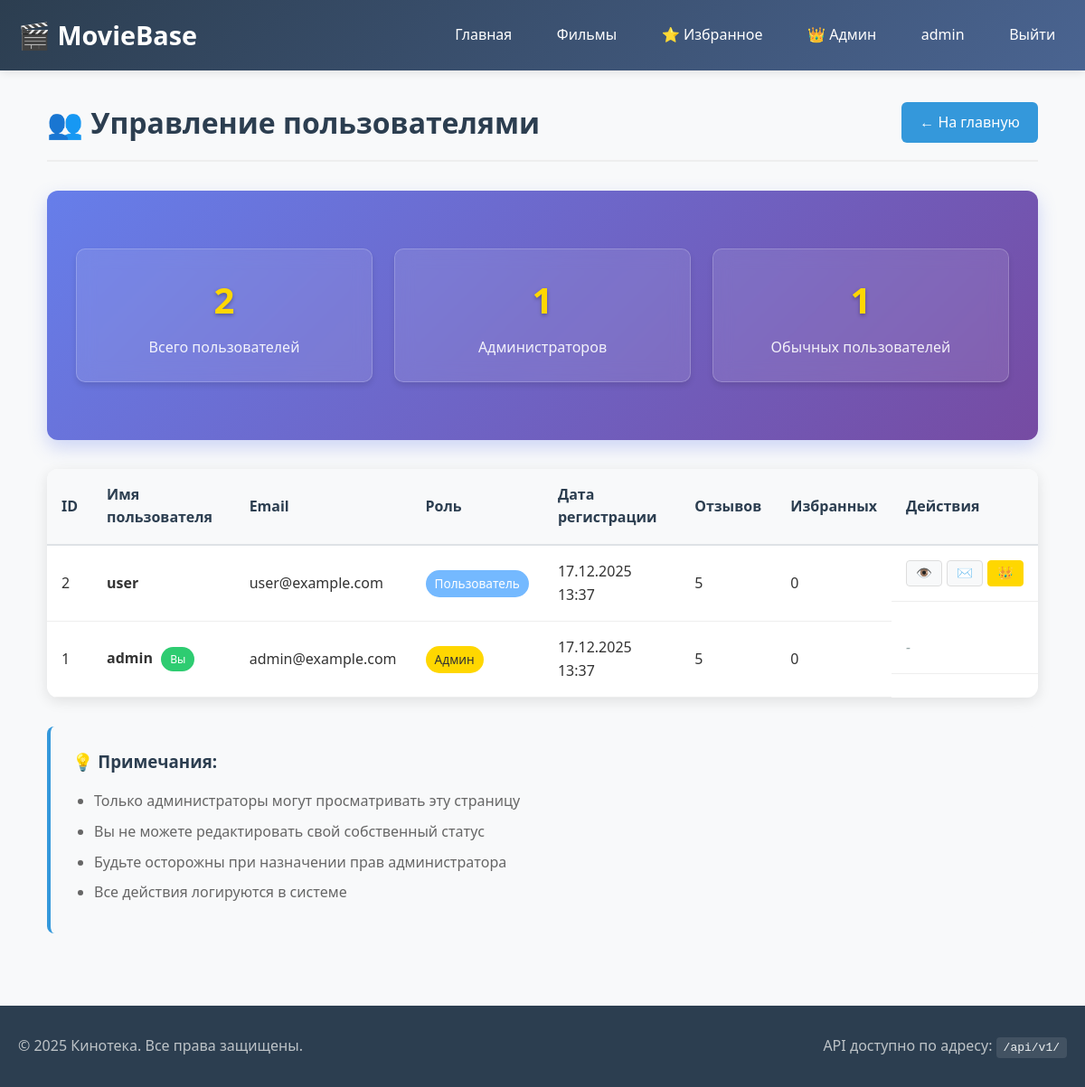
/admin/users (signed in), run on an earlier commit of the app's database.
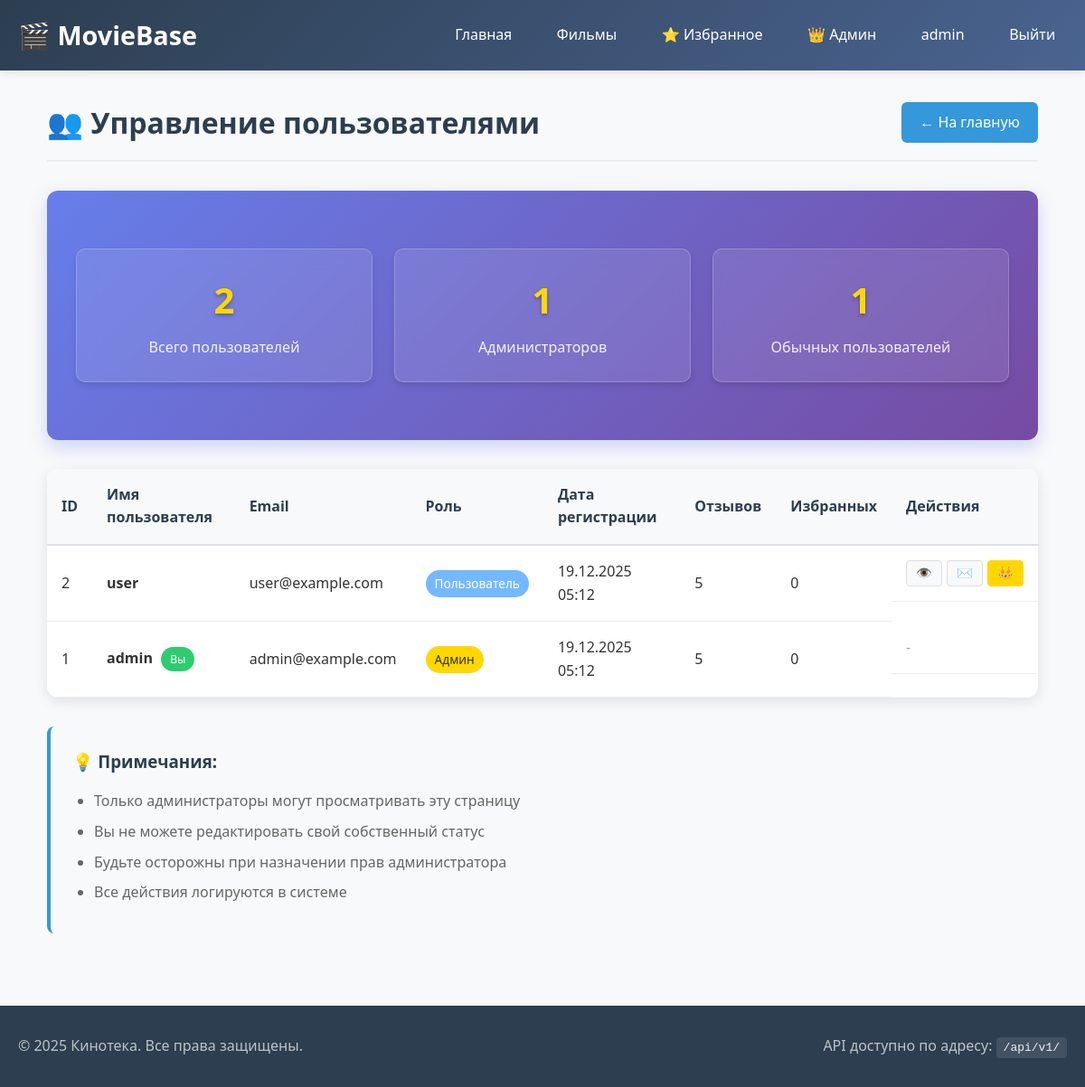
And on a later commit of the database.
### models.py (models this page shows, shortened)
class User(UserMixin, db.Model):
    __tablename__ = 'user'
    id = db.Column(db.Integer, primary_key=True)
    username = db.Column(db.String(80), unique=True, nullable=False)
    email = db.Column(db.String(120), nullable=True)
    password_hash = db.Column(db.String(200))
    is_admin = db.Column(db.Boolean, default=False)
    created_at = db.Column(db.DateTime, default=datetime.utcnow)
    favorite_movies = db.relationship('Movie',
                                      secondary=user_favorites,
                                      backref=db.backref('favorited_by', lazy='dynamic'),
                                      lazy='dynamic')
    reviews = db.relationship('Review', backref='user', lazy='dynamic', cascade='all, delete-orphan')
    reviews = db.relationship('Review', backref='user', lazy='dynamic', cascade='all, delete-orphan')
    favorite_movies = db.relationship('Movie',
                                      secondary=user_favorites,
                                      backref=db.backref('favorited_by', lazy='dynamic'),
                                      lazy='dynamic')

### app.py (the view)
@app.route('/admin/users')
@login_required
def admin_users():
    if not current_user.is_admin:
        abort(403)
    users = User.query.order_by(User.created_at.desc()).all()
    admin_count = User.query.filter_by(is_admin=True).count()
    regular_count = User.query.filter_by(is_admin=False).count()
    return render_template('admin/users.html',
                           users=users,
                           admin_count=admin_count,
                           regular_count=regular_count)

### app.py (called while the page is built)
@login_manager.user_loader
def load_user(user_id):
    return User.query.get(int(user_id))

### templates/admin/users.html (shortened to what this page needs)
{% extends "base.html" %}
{% block content %}
<div class="admin-container">
    <div class="admin-header">
        <h1>👥 Управление пользователями</h1>
        <a href="{{ url_for('index') }}" class="btn">← На главную</a>
    </div>
    <div class="admin-stats">
        <div class="stats">
            <div class="stat-card">
                <h3>{{ users|length }}</h3>
                <p>Всего пользователей</p>
            </div>
            <div class="stat-card">
                <h3>{{ admin_count }}</h3>
                <p>Администраторов</p>
            </div>
            <div class="stat-card">
                <h3>{{ regular_count }}</h3>
                <p>Обычных пользователей</p>
            </div>
        </div>
    </div>
    <div class="users-table-container">
        <table class="users-table">
            <thead>
            <tr>
                <th>ID</th>
                <th>Имя пользователя</th>
                <th>Email</th>
                <th>Роль</th>
                <th>Дата регистрации</th>
                <th>Отзывов</th>
                <th>Избранных</th>
                <th>Действия</th>
            </tr>
            </thead>
            <tbody>
            {% for user in users %}
            <tr>
                <td>{{ user.id }}</td>
                <td>
                    <strong>{{ user.username }}</strong>
                    {% if user.id == current_user.id %}
                    <span class="badge badge-you">Вы</span>
                    {% endif %}
                </td>
                <td>{{ user.email or 'Не указан' }}</td>
                <td>
                    {% if user.is_admin %}
                    <span class="badge badge-admin">Админ</span>
                    {% else %}
                    <span class="badge badge-user">Пользователь</span>
                    {% endif %}
                </td>
                <td>{{ user.created_at.strftime('%d.%m.%Y %H:%M') }}</td>
                <td>{{ user.reviews.count() }}</td>
                <td>{{ user.favorite_movies.count() }}</td>
                <td class="actions">
                    {% if user.id != current_user.id %}
                    <button class="btn-action" title="Просмотреть профиль">👁️</button>
                    <button class="btn-action" title="Написать сообщение">✉️</button>
                    {% if not user.is_admin %}
                    <form action="{{ url_for('make_admin', user_id=user.id) }}" method="POST" style="display: inline;">
                        <button type="submit" class="btn-action btn-make-admin" title="Сделать админом"
                                onclick="return confirm('Сделать {{ user.username }} администратором?')">
                            👑
                        </button>
                    </form>
                    {% endif %}
                    {% else %}
                    <span class="text-muted">-</span>
                    {% endif %}
                </td>
            </tr>
            {% endfor %}
            </tbody>
        </table>
    </div>
    <div class="admin-notes">
        <h3>💡 Примечания:</h3>
        <ul>
            <li>Только администраторы могут просматривать эту страницу</li>
            <li>Вы не можете редактировать свой собственный статус</li>
            <li>Будьте осторожны при назначении прав администратора</li>
            <li>Все действия логируются в системе</li>
        </ul>
    </div>
</div>
{% endblock %}

### templates/base.html (shortened to what this page needs)
<!DOCTYPE html>
<html lang="ru">
<head>
    <link rel="stylesheet" href="{{ url_for('static', filename='style.css') }}">
</head>
<body>
<nav class="navbar">
    <div class="container">
        <a class="logo" href="{{ url_for('index') }}">🎬 MovieBase</a>
        <div class="nav-links">
            <a href="{{ url_for('index') }}">Главная</a>
            <a href="{{ url_for('movie_list') }}">Фильмы</a>
            {% if current_user.is_authenticated %}
            <a href="{{ url_for('favorites') }}">⭐ Избранное</a>
            {% if current_user.is_admin %}
            <div class="admin-dropdown">
                <a href="#" class="admin-toggle">👑 Админ</a>
            </div>
            {% endif %}
            <a href="{{ url_for('profile') }}">{{ current_user.username }}</a>
            <a href="{{ url_for('logout') }}">Выйти</a>
            {% else %}
            <a href="{{ url_for('login') }}">Войти</a>
            <a href="{{ url_for('register') }}">Регистрация</a>
            {% endif %}
        </div>
    </div>
</nav>
<div class="container">
    {% block content %}{% endblock %}
</div>
<footer>
    <div class="container">
        <p>© 2025 Кинотека. Все права защищены.</p>
        <p>API доступно по адресу: <code>/api/v1/</code></p>
    </div>
</footer>
</body>
</html>

What changed in the data, as far as the page shows it:
changed User "admin": created_at "17.12.2025 13:37" → "19.12.2025 05:12"
changed User "user": created_at "17.12.2025 13:37" → "19.12.2025 05:12"
